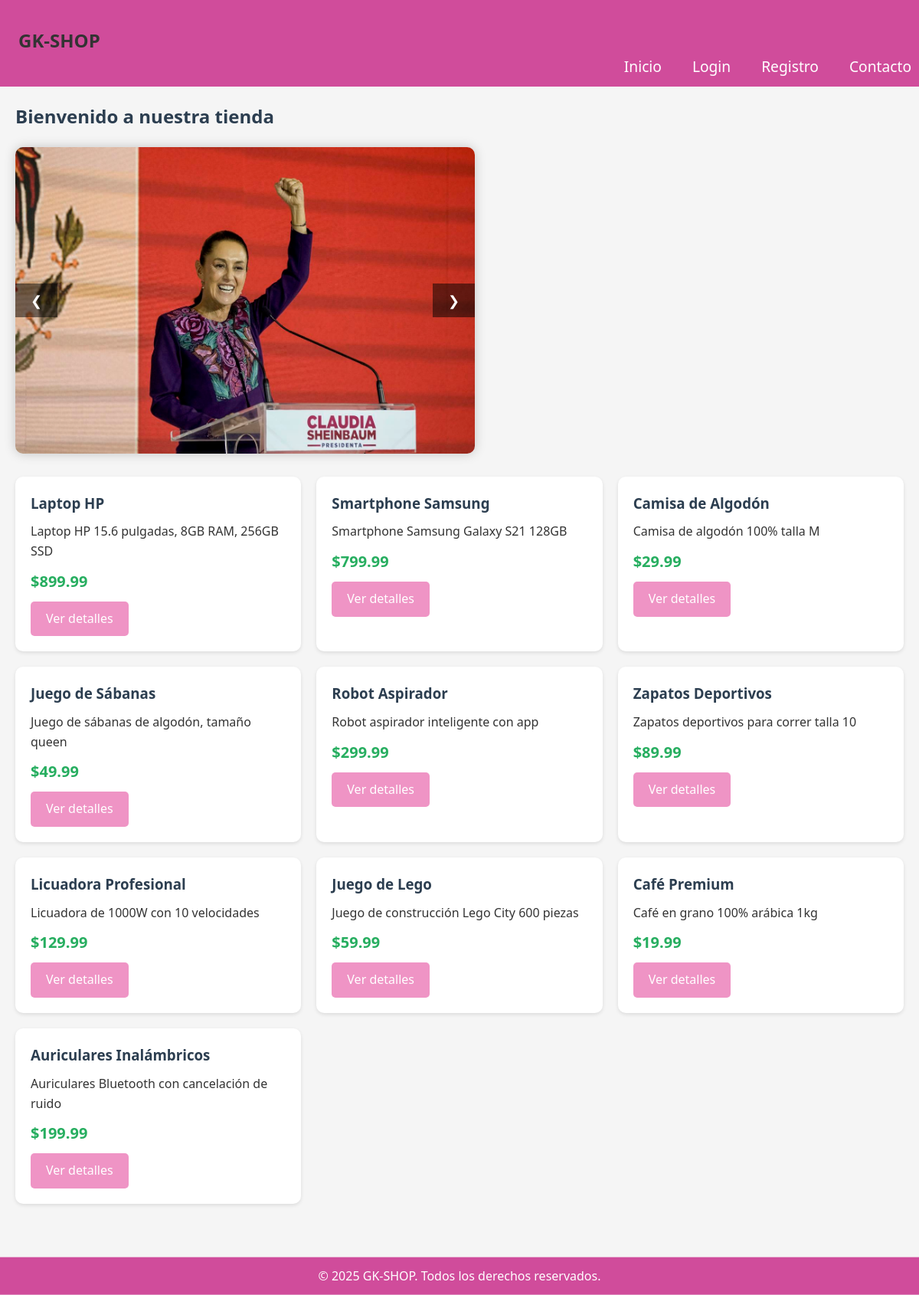
The page / on the database its author committed.
### tables this page shows
CREATE TABLE IF NOT EXISTS products (
    id INT AUTO_INCREMENT PRIMARY KEY,
    name VARCHAR(100) NOT NULL,
    description TEXT,
    price DECIMAL(10,2) NOT NULL,
    category_id INT,
    created_at TIMESTAMP DEFAULT CURRENT_TIMESTAMP,
    updated_at TIMESTAMP DEFAULT CURRENT_TIMESTAMP ON UPDATE CURRENT_TIMESTAMP,
    FOREIGN KEY (category_id) REFERENCES categories(id) ON DELETE SET NULL
);

### api/utils/helpers.php (called while the page is built, shortened)
<?php
function isAuthenticated() {
    return isset($_SESSION['user_id']);
}
?>

### api/models/Product.php (called while the page is built, shortened)
<?php
class Product {
    private $conn;
    private $table = 'products';
    public function __construct($db) {
        $this->conn = $db;
    }
    public function read() {
        $query = 'SELECT
            p.id,
            p.name,
            p.description,
            p.price,
            p.category_id,
            c.name as category_name,
            p.created_at,
            p.updated_at
        FROM ' . $this->table . ' p
        LEFT JOIN categories c ON p.category_id = c.id
        ORDER BY p.created_at DESC';
        $stmt = $this->conn->prepare($query);
        $stmt->execute();
        return $stmt;
    }
}
?>

### public/index.php (the view, shortened to what this page needs)
<?php
require_once '../api/models/Product.php';
require_once '../api/utils/helpers.php';
$database = new Database();
$db = $database->connect();
$product = new Product($db);
$products = $product->read();
?>
<!DOCTYPE html>
<html lang="es">
<head>
    <link rel="stylesheet" href="../assets/css/styles.css">
    <link rel="stylesheet" href="../assets/css/carrusel.css">
</head>
<body>
    <?php include 'partials/header.php'; ?>
    <main class="container">
        <h2>Bienvenido a nuestra tienda</h2>
        <div class="carousel">
            <div class="slides" id="slides">
                <img src="../assets/img/img1.jpg" alt="Imagen 1">
            </div>
            <div class="buttons">
                <button onclick="prevSlide()">❮</button>
                <button onclick="nextSlide()">❯</button>
            </div>
        </div>
        <div class="product-grid">
            <?php while($row = $products->fetch(PDO::FETCH_ASSOC)): ?>
                <div class="product-card">
                    <h3><?= htmlspecialchars($row['name']) ?></h3>
                    <p><?= htmlspecialchars($row['description']) ?></p>
                    <p class="price">$<?= number_format($row['price'], 2) ?></p>
                    <a href="<?= $base_url ?>/public/forms/product_view.php?id=<?= $row['id'] ?>" class="btn">Ver detalles</a>
                </div>
            <?php endwhile; ?>
        </div>
    </main>
    <?php include 'partials/footer.php'; ?>
</body>
</html>

### public/partials/header.php (shortened to what this page needs)
<?php
$base_url = '/proyecto2';
?>
<nav class="navbar">
    <div class="logo">
        <h1 href="<?php echo $base_url; ?>/public/index.php">GK-SHOP</h1>
    </div>
    <ul class="nav-links">
        <li><a href="<?php echo $base_url; ?>/public/index.php">Inicio</a></li>
        <?php if (!isAuthenticated()): ?>
        <li><a href="<?php echo $base_url; ?>/public/forms/login.php">Login</a></li>
        <li><a href="<?php echo $base_url; ?>/public/forms/register.php">Registro</a></li>
        <li><a href="<?php echo $base_url; ?>/public/forms/contact.php">Contacto</a></li>
                <?php endif; ?>
    </ul>
</nav>

### public/partials/footer.php (shortened to what this page needs)
<footer>
    <p>&copy; <?= date('Y') ?> GK-SHOP. Todos los derechos reservados.</p>
</footer>

### assets/css/styles.css (style rules this page uses)
* { margin: 0; padding: 0; box-sizing: border-box; font-family: 'Segoe UI', Tahoma, Geneva, Verdana, sans-serif; }
body { background-color: #f5f5f5; color: #333; line-height: 1.6; }
.container { max-width: 1200px; margin: 0 auto; padding: 20px; }
h1 { padding-top: 1em; padding-left: 1em; }
h2, h3 { margin-bottom: 20px; color: #2c3e50; }
a { text-decoration: none; color: #3498db; }
.btn { display: inline-block; background: #ea73b4c3; color: #fff; padding: 10px 20px; border: none; border-radius: 5px; cursor: pointer; font-size: 16px; transition: background 0.3s; }
.navbar { background: #d04c9b; padding: 10px 0; }
.nav-links { list-style: none; display: flex; justify-content: flex-end; }
.nav-links li { margin-left: 20px; }
.nav-links a { color: #fff; font-size: 1.2em; padding: 5px 10px; border-radius: 5px; transition: background 0.3s; }
.product-grid { display: grid; grid-template-columns: repeat(auto-fill, minmax(300px, 1fr)); gap: 20px; margin-top: 30px; }
.product-card { background: #fff; border-radius: 10px; padding: 20px; box-shadow: 0 2px 5px rgba(0,0,0,0.1); transition: transform 0.3s, box-shadow 0.3s; }
.product-card h3 { margin-bottom: 10px; color: #2c3e50; }
.product-card .price { font-size: 20px; font-weight: bold; color: #27ae60; margin: 10px 0; }
footer { background: #d04c9b; color: #fff; text-align: center; padding: 12px 0; margin-top: 50px; position: sticky; bottom: 0; width: 100%; }

### assets/css/carrusel.css (style rules this page uses)
* { box-sizing: border-box; }
.carousel { position: relative; width: 600px; height: 400px; overflow: hidden; border-radius: 10px; box-shadow: 0 0 15px rgba(0, 0, 0, 0.2); }
.slides { display: flex; width: 100%; height: 100%; transition: transform 0.5s ease-in-out; }
.slides img { width: 100%; height: 100%; object-fit: cover; }
.buttons { position: absolute; top: 50%; width: 100%; display: flex; justify-content: space-between; transform: translateY(-50%); }
.buttons button { background: rgba(0,0,0,0.5); color: white; border: none; padding: 10px 20px; cursor: pointer; font-size: 18px; }

### rows shown on the page
products: name "Laptop HP", description "Laptop HP 15.6 pulgadas, 8GB RAM, 256GB SSD", price "899.99"
products: name "Smartphone Samsung", description "Smartphone Samsung Galaxy S21 128GB", price "799.99"
products: name "Camisa de Algodón", description "Camisa de algodón 100% talla M", price "29.99"
products: name "Juego de Sábanas", description "Juego de sábanas de algodón, tamaño queen", price "49.99"
products: name "Robot Aspirador", description "Robot aspirador inteligente con app", price "299.99"
products: name "Zapatos Deportivos", description "Zapatos deportivos para correr talla 10", price "89.99"
products: name "Licuadora Profesional", description "Licuadora de 1000W con 10 velocidades", price "129.99"
products: name "Juego de Lego", description "Juego de construcción Lego City 600 piezas", price "59.99"
products: name "Café Premium", description "Café en grano 100% arábica 1kg", price "19.99"
products: name "Auriculares Inalámbricos", description "Auriculares Bluetooth con cancelación de ruido", price "199.99"
